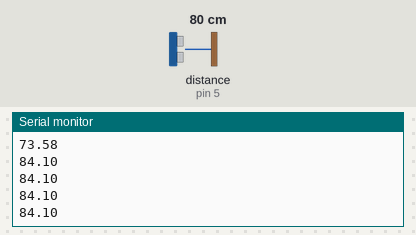
A program run on a simulated Arduino Mega 2560, built with avr-gcc and run on an emulated ATmega2560. Parts: the last lines printed to the serial monitor. Wiring (inferred from the names in the program): ultrasonic range finder: trigger pin 4; echo pin 5. The test bench sets the inputs (shaded band); at power-on: distance to the obstacle (sensor on pin 5) 80 cm. The echo pulse lasts 58.3 µs per cm.

Above: at 1.2 s.
1.3 s: distance to the obstacle (sensor on pin 5) set to 2 cm
At 1.48 s:
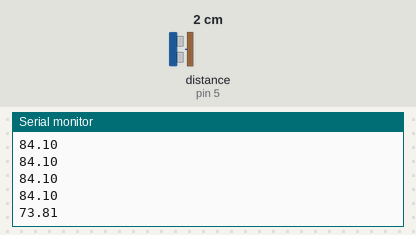
2.8 s: distance to the obstacle (sensor on pin 5) set to 4 cm
At 2.8 s:
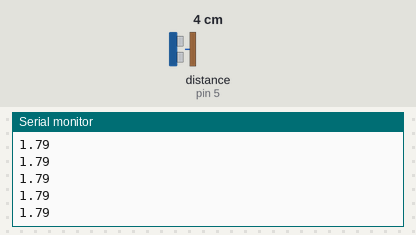
Timing chart, 0 to 5.8 s (numbered marks = the images above; inputs shaded):
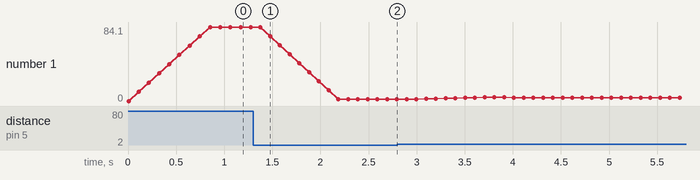

Measured:
- after the input at 1.3 s, the serial monitor: prints a new line after 0.18 s (image 1)
- plotted number 1: 84.1 → 1.79 after the input at 1.3 s, 1.79 → 3.89 after the input at 2.8 s

The program:

main.cpp
```cpp
/*
 * main.cpp
 *
 *  Created on: 11 de abril de 2019
 *      Author: pedro
 */

#include "Arduino.h"

#include <Ultrasonic.h> // Biblioteca ara sensor ultrassônico

#define TAMANHO_JANELA 10 // Tamanho da janela de valores usados para média

#define INTERVALO_LEITURA_SENSORES 100 // Intervalo de leitura dos sensores em ms

/* Pinos para sensores */
#define US1_TRIGGER 4 // Trigger sensor ultrassônico 1
#define US1_ECHO    5 // Echo sensor ultrassônico 1
#define US2_TRIGGER 6 // Trigger sensor ultrassônico 2
#define US2_ECHO    7 // Echo sensor ultrassônico 2
#define PRESENCA    8 // Pino para sensor de presença

/* Instanciando sensores ultrassônicos */
Ultrasonic us1(US1_TRIGGER, US1_ECHO);
Ultrasonic us2(US2_TRIGGER, US2_ECHO);

/* Variáveis para leitura do sensor ultrassônico 1 */
float leiturasUs1[TAMANHO_JANELA];
int indiceUs1;

float mediaVetor(float *vetor) {
	float menor, maior;       // Variáveis para descarte
	int indiceJanelaCircular; // Índice onde se inicia a janela deslizante (circular)
	if (indiceUs1 == 0) {
		indiceJanelaCircular = TAMANHO_JANELA - 1;
	}
	else {
		indiceJanelaCircular = indiceUs1 - 1;
	}
	menor = vetor[indiceJanelaCircular];
	maior = vetor[indiceJanelaCircular];

	float valor;          // Valor do vetor no índice atual
	float soma = 0;       // Soma de todos os valores do vetor
	int indiceDeslizante; // Índice para percorrer a janela deslizante
	for (int i = 0; i < TAMANHO_JANELA; i++) {
		indiceDeslizante = i + indiceJanelaCircular;
		if (indiceDeslizante >= TAMANHO_JANELA) {
			valor = vetor[indiceDeslizante - TAMANHO_JANELA];
		}
		else {
			valor = vetor[indiceDeslizante];
		}

		/* Atualiza os valores segundo o valor atualmente lido do vetor */
		soma += valor;
		if (valor > maior)
			maior = valor;
		if (valor < menor)
			menor = valor;
	}

	/* Descarta os valores maiores e menores */
	soma -= maior;
	soma -= menor;

	/* Retorna a média dos valores descartando o maior e o menor valor */
	return soma / (TAMANHO_JANELA - 2);
}

void setup(){
  Serial.begin(9600);
  indiceUs1 = 0;
}

void loop(){
  float cmMsec;
  long microsec = us1.timing();

  cmMsec = us1.convert(microsec, Ultrasonic::CM);

  leiturasUs1[indiceUs1] = cmMsec;

  /* Incrementa e corrige índice da janela deslizante */
  indiceUs1++;
  if (indiceUs1 >= TAMANHO_JANELA) {
	  indiceUs1 = 0;
  }

  /* Calcula e mostra a média no terminal */
  float media = mediaVetor(leiturasUs1);
  Serial.println(media);

  delay(INTERVALO_LEITURA_SENSORES);
}
```
